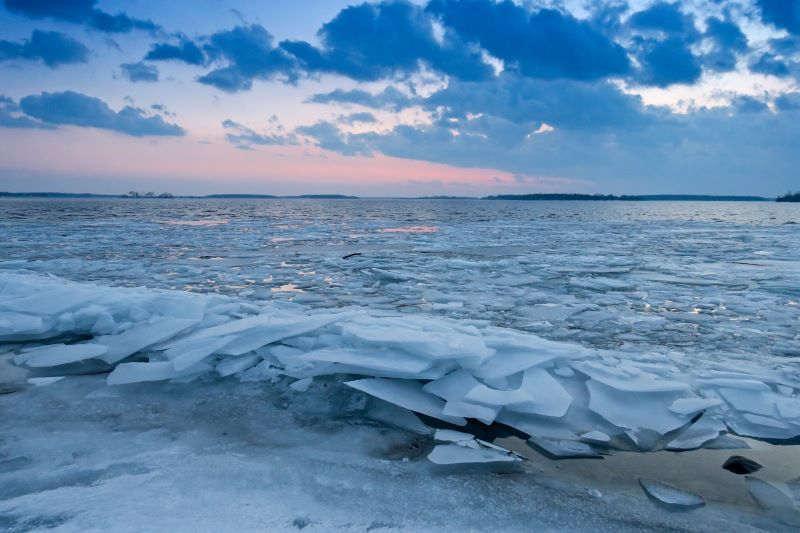
#> input picture test/ice-coast.png, 800 x 533 px, found by its file name
$ python cloning.py
#> lines starting #> are read from the running program, lines starting #| are printed output that depends on the picture; after the words box and inside, x2 and y2 are one past the last pixel; in counts of white or black regions, pixels touching at a corner belong together
#> further down, bkg_image is the input picture: shape (533, 800, 3); mean B, G, R 173, 136.8, 98.4
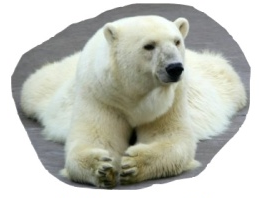
#> input picture test/polarbear.png, 261 x 198 px, found by its file name
#> further down, test_image is the input picture: shape (198, 261, 3); mean B, G, R 185.5, 194.3, 192.6
import numpy as np
import cv2

config = {
    'background_image_path': r'test/ice-coast.png',
    'test_image_path': r'test/polarbear.png',
    'result_image_path': r'result.png',
    'temp_image_path': r'image/temp/',
    'paste_position_x': 200,
    'paste_position_y': 200,
    'kernel': np.ones((3, 3), np.uint8),
    'object_threshold': 500
}

def get_edge_image(test_image):
    # convert to gray image
    gray_test_image = cv2.cvtColor(test_image, cv2.COLOR_BGR2GRAY)
    cv2.imwrite(config['temp_image_path']+'gray.png', gray_test_image)

    # denoise and detect edge
    blurred_test_image = cv2.GaussianBlur(gray_test_image, (13, 13), 0)
    cv2.imwrite(config['temp_image_path']+'blurred.png', blurred_test_image)
    canny_test_image = cv2.Canny(blurred_test_image, 20, 60)
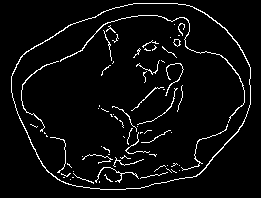
#> canny_test_image: shape (198, 261); 4.8% white in thin lines or dots, all inside (x1, y1, x2, y2) = (11, 3, 251, 190)
    cv2.imwrite(config['temp_image_path']+'canny.png', canny_test_image)

    # use dilation method to connect edge
    dilate_test_image = cv2.dilate(canny_test_image, config['kernel'], iterations = 1)
#> dilate_test_image: shape (198, 261); 16.2% white; 10 white regions (1 under 20 px), largest, box (x1, y1, x2, y2) and area: (10, 2, 252, 191) 7065, (130, 62, 185, 112) 438, (135, 59, 166, 84) 224
    _, dilate_test_image = cv2.threshold(dilate_test_image, 127, 255, cv2.THRESH_BINARY_INV)
    cv2.imwrite(config['temp_image_path']+'dilate.png', dilate_test_image)
    return dilate_test_image

def get_object_map(edge_image):
    # use connected components method to get labels map
    num_labels, labels, stats, centroids = cv2.connectedComponentsWithStats(edge_image)
#> labels: shape (198, 261) int32; 12 distinct labels, from 0 to 11
#> num_labels = 12; stats = [[10, 2, 242, 189, 8381], [0, 0, 261, 198, 15596], [13, 5, 236, 183, 7305], [23, 17, 220, 164, 20188], [103, 26, 4, 3, 8], [180, 26, 3, 4, 6], [107, 31, 9, 10, 52], [176, 41, 2, 3, 5], [147, 44, 6, 5, 23], [129, 129, 7, 15, 64], [173, 166, 7, 5, 21], [156, 168, 10, 5, 29]]; centroids = [[134.9, 101.2], [124.1, 104.4], [129.3, 83.05], [132.7, 98.35], [104.8, 27.12], [181, 27.17], [110.6, 35.25], [176.6, 41.8], [149.7, 46.04], [132.5, 136.9], [176.1, 167.9], [161, 170.2]]

    # get object(max) label number and drop small object
    max_label = 0
    for i in range(num_labels):
        if(stats[i, 4] > stats[max_label, 4]):
            max_label = i
#> after the loop, max_label = 3
    for y in range(labels.shape[0]):
        for x in range(labels.shape[1]):
            if(stats[labels[y, x], 4] < config['object_threshold']):
                labels[y, x] = max_label
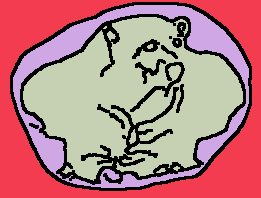
#> labels: shape (198, 261) int32; 4 distinct labels, from 0 to 3; one colour per label, 0 black

    # get object image
    labels*=20
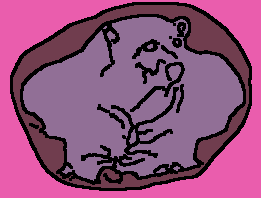
#> labels: shape (198, 261) int32; 4 distinct labels, from 0 to 60; one colour per label, 0 black
    cv2.imwrite(config['temp_image_path']+'label.png', labels)
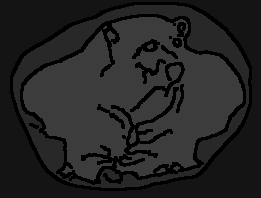
#> saved as label.png: shape (198, 261); min 0, max 60, mean 35.4

    # set 0 for not object part
    for y in range(labels.shape[0]):
        for x in range(labels.shape[1]):
            if(labels[y, x] != max_label*20):
                labels[y, x] = 0
            else:
                labels[y, x] = 255
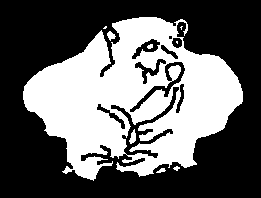
#> labels: shape (198, 261) int32; 39.5% white; 9 white regions (3 under 20 px), largest, box (x1, y1, x2, y2) and area: (23, 17, 243, 181) 20188, (129, 129, 136, 144) 64, (107, 31, 116, 41) 52, (156, 168, 166, 173) 29, (147, 44, 153, 49) 23, (173, 166, 180, 171) 21
    cv2.imwrite(config['temp_image_path']+'object_label.png', labels)

    # dilate again to cover edge
    object_map = cv2.dilate(np.uint8(labels), config['kernel'], iterations = 2)
#> object_map: shape (198, 261); 48.9% white; 1 white region, box (x1, y1, x2, y2) and area: (21, 15, 245, 183) 25260
    cv2.imwrite(config['temp_image_path']+'object_map.png', object_map)
    return object_map

def get_object_image(test_image):
    obj_image = test_image.copy()

    # use object map to extract object from test image (background = [255, 255, 255])
    edge_image = get_edge_image(test_image)
    object_map = get_object_map(edge_image)
    for y in range(obj_image.shape[0]):
        for x in range(obj_image.shape[1]):
            if(object_map[y, x] == 0):
                obj_image[y, x] = [255, 255, 255]

    cv2.imwrite(config['temp_image_path']+'object.png', obj_image)
    return obj_image

def paste_image(bkg_image, obj_image, pos_x, pos_y):
#> called with pos_x = 200, pos_y = 200
    result_image = bkg_image.copy()

    # paste object according to pos and [255, 255, 255]
    for y in range(result_image.shape[0]):
        for x in range(result_image.shape[1]):
            if(x >= pos_x and x < obj_image.shape[1]+pos_x
               and y >= pos_y and y < obj_image.shape[0]+pos_y
               and not (obj_image[y-pos_y, x-pos_x] == [255, 255, 255]).all()):
                result_image[y, x] = obj_image[y-pos_y, x-pos_x]
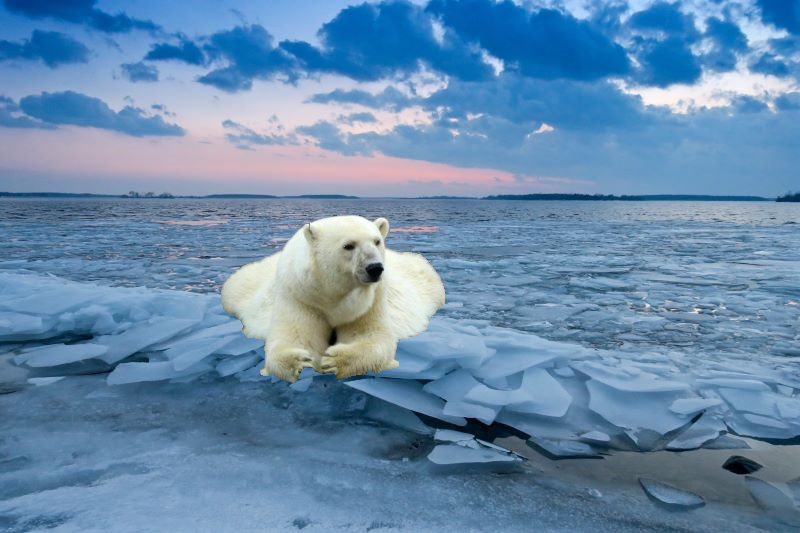
#> result_image: shape (533, 800, 3); 5.92% of pixels changed, all inside (x1, y1, x2, y2) = (221, 215, 445, 383)
    return result_image

def cloning_api_for_web(bkg_image, test_image, pos_x, pos_y):
    # get object image and paste
    obj_image = get_object_image(test_image)
    return paste_image(bkg_image, obj_image, pos_x, pos_y)


if __name__ == '__main__':
    # read test images
    bkg_image = cv2.imread(config['background_image_path'])
    test_image = cv2.imread(config['test_image_path'])

    # output result image
    result_image = cloning_api_for_web(
        bkg_image, test_image, config['paste_position_x'], config['paste_position_y'])

    cv2.imwrite(config['result_image_path'], result_image)
